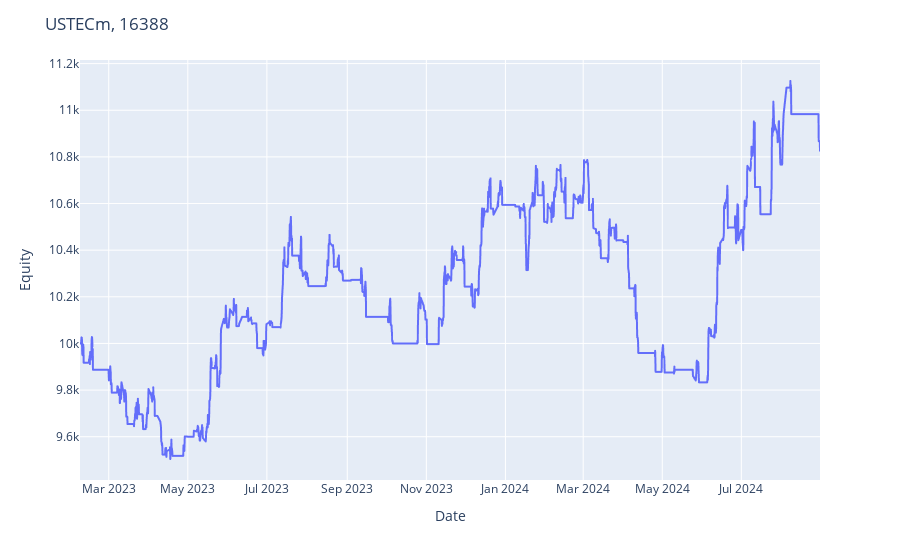

Write notebook code for a chart like this one.
### Markdown cell above
# WFO

### Code cell
from backbone.utils.wfo_utils import optimization_function

lookback_bars = 1800
validation_bars = 180
warmup_bars = 200

all_wfo_performances = pd.DataFrame()
all_opt_params = {}

params = {
    'sma_period' : list(np.arange(9, 24, 3)),
    'atr_multiplier' : [1.5, 2, 2.5, 3],
}

for index, row in filter_performance.iterrows():
    
    try:
        ticker = row.ticker
        interval = row.interval
        
        print(ticker, interval)
        
        prices = symbols[ticker][interval]

        wfo_stats, df_stats, opt_params = run_wfo(
            strategy=STRATEGY,
            ticker=ticker,
            interval=interval,
            prices=prices,
            initial_cash=INITIAL_CASH,
            commission=COMMISSION,
            margin=MARGIN,
            optim_func=optimization_function,
            params=params,
            lookback_bars=lookback_bars,
            warmup_bars=warmup_bars,
            validation_bars=validation_bars,
            plot=True
        )
                
        if ticker not in all_opt_params.keys():
            all_opt_params[ticker] = {}

        all_opt_params[ticker][interval] = opt_params

        all_wfo_performances = pd.concat([all_wfo_performances, df_stats])
    
    except Exception as e:
        print(f'No se pudo ejecutar para el ticker {ticker}: {e}')
    
all_wfo_performances['return/dd'] = all_wfo_performances['return'] / -all_wfo_performances['drawdown']
all_wfo_performances['drawdown'] = -all_wfo_performances['drawdown']
all_wfo_performances['custom_metric'] = (all_wfo_performances['return'] / (1 + all_wfo_performances.drawdown)) * np.log(1 + all_wfo_performances.trades)

all_wfo_performances.drawdown_duration = pd.to_timedelta(all_wfo_performances.drawdown_duration)
all_wfo_performances.drawdown_duration = all_wfo_performances.drawdown_duration.dt.days

### Figure 1 — Plotly figure (JSON) as saved in the notebook; plotly's stock layout.template omitted (floating-point values rounded to 4 significant figures; data arrays with more than 128 entries replaced by an {"elided": "..."} marker saying what was removed)
{"data": [{"hovertemplate": "x=%{x}<br>y=%{y}<extra></extra>", "legendgroup": "", "line": {"color": "#636efa", "dash": "solid"}, "marker": {"symbol": "circle"}, "mode": "lines", "name": "", "showlegend": false, "textposition": "bottom right", "type": "scattergl", "x": {"elided": "2458 str values"}, "xaxis": "x", "y": {"elided": "2458 float values"}, "yaxis": "y"}], "layout": {"legend": {"tracegroupgap": 0}, "margin": {"t": 60}, "title": {"text": "USTECm, 16388"}, "xaxis": {"anchor": "y", "domain": [0, 1], "title": {"text": "Date"}}, "yaxis": {"anchor": "x", "domain": [0, 1], "title": {"text": "Equity"}}}}
